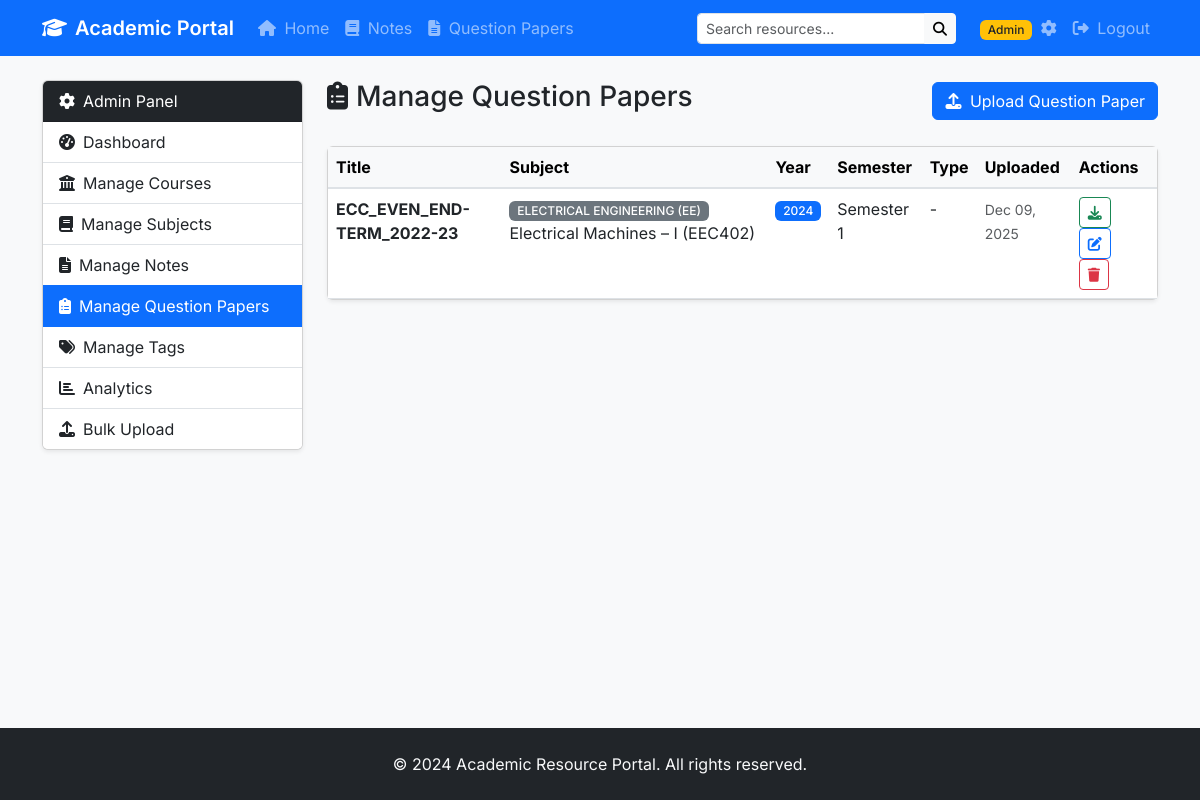
Screenshot of /admin/question-papers (signed in) with the database file from the repository.
### models.py (models this page shows, shortened)
class QuestionPaper(db.Model):
    id = db.Column(db.Integer, primary_key=True)
    title = db.Column(db.String(200), nullable=False)
    year = db.Column(db.Integer, nullable=False)
    semester = db.Column(db.Integer, nullable=False)
    exam_type = db.Column(db.String(50))
    filename = db.Column(db.String(255), nullable=False)
    original_filename = db.Column(db.String(255), nullable=False)
    file_size = db.Column(db.Integer)
    subject_id = db.Column(db.Integer, db.ForeignKey('subject.id'), nullable=False)
    uploaded_at = db.Column(db.DateTime, default=datetime.utcnow)
    download_count = db.Column(db.Integer, default=0)
    tags = db.relationship('Tag', secondary='paper_tags', backref=db.backref('papers', lazy='dynamic'))

class Course(db.Model):
    id = db.Column(db.Integer, primary_key=True)
    name = db.Column(db.String(100), unique=True, nullable=False)
    description = db.Column(db.Text)
    created_at = db.Column(db.DateTime, default=datetime.utcnow)
    subjects = db.relationship('Subject', backref='course', lazy=True, cascade='all, delete-orphan')

class Subject(db.Model):
    id = db.Column(db.Integer, primary_key=True)
    name = db.Column(db.String(100), nullable=False)
    course_id = db.Column(db.Integer, db.ForeignKey('course.id'), nullable=False)
    semester = db.Column(db.Integer, nullable=False)
    created_at = db.Column(db.DateTime, default=datetime.utcnow)
    notes = db.relationship('Note', backref='subject', lazy=True, cascade='all, delete-orphan')
    question_papers = db.relationship('QuestionPaper', backref='subject', lazy=True, cascade='all, delete-orphan')

### routes.py (the view)
@app.route('/admin/question-papers')
@login_required
def admin_question_papers():
    papers = QuestionPaper.query.join(Subject).order_by(QuestionPaper.uploaded_at.desc()).all()
    return render_template('admin/question_papers.html', papers=papers)

### routes.py (called while the page is built)
@login_manager.user_loader
def load_user(user_id):
    return Admin.query.get(int(user_id))

### templates/admin/question_papers.html (shortened to what this page needs)
{% extends "admin/base_admin.html" %}
{% block admin_content %}
<div class="d-flex justify-content-between align-items-center mb-4">
    <h3><i class="fas fa-clipboard-list me-2"></i>Manage Question Papers</h3>
    <a href="{{ url_for('admin_add_question_paper') }}" class="btn btn-primary">
        <i class="fas fa-upload me-1"></i> Upload Question Paper
    </a>
</div>
{% if papers %}
<div class="card shadow-sm">
    <div class="table-responsive">
        <table class="table table-hover mb-0">
            <thead class="table-light">
                <tr>
                    <th>Title</th>
                    <th>Subject</th>
                    <th>Year</th>
                    <th>Semester</th>
                    <th>Type</th>
                    <th>Uploaded</th>
                    <th>Actions</th>
                </tr>
            </thead>
            <tbody>
                {% for paper in papers %}
                <tr>
                    <td><strong>{{ paper.title }}</strong></td>
                    <td>
                        <span class="badge bg-secondary">{{ paper.subject.course.name }}</span>
                        {{ paper.subject.name }}
                    </td>
                    <td><span class="badge bg-primary">{{ paper.year }}</span></td>
                    <td>Semester {{ paper.semester }}</td>
                    <td>{{ paper.exam_type|capitalize if paper.exam_type else '-' }}</td>
                    <td><small class="text-muted">{{ paper.uploaded_at.strftime('%b %d, %Y') }}</small></td>
                    <td>
                        <a href="{{ url_for('download_file', filename=paper.filename) }}" class="btn btn-sm btn-outline-success me-1" download="{{ paper.original_filename }}">
                            <i class="fas fa-download"></i>
                        </a>
                        <a href="{{ url_for('admin_edit_question_paper', paper_id=paper.id) }}" class="btn btn-sm btn-outline-primary me-1">
                            <i class="fas fa-edit"></i>
                        </a>
                        <form action="{{ url_for('admin_delete_question_paper', paper_id=paper.id) }}" method="post" class="d-inline" onsubmit="return confirm('Are you sure you want to delete this question paper?')">
                            <button type="submit" class="btn btn-sm btn-outline-danger">
                                <i class="fas fa-trash"></i>
                            </button>
                        </form>
                    </td>
                </tr>
                {% endfor %}
            </tbody>
        </table>
    </div>
</div>
{% else %}
<div class="alert alert-info">
    <i class="fas fa-info-circle me-2"></i>No question papers yet. <a href="{{ url_for('admin_add_question_paper') }}">Upload your first question paper</a>.
</div>
{% endif %}
{% endblock %}

### static/css/style.css (style rules this page uses)
body { font-family: 'Inter', sans-serif; background-color: #f8f9fa; min-height: 100vh; display: flex; flex-direction: column; }
.table > thead { border-bottom: 2px solid #dee2e6; }
.badge { font-weight: 500; }

### rows the page displays
QuestionPaper: title "ECC_EVEN_END-TERM_2022-23", subject.course.name "ELECTRICAL ENGINEERING (EE)", subject.name "Electrical Machines – I (EEC402)", year "2024", semester "1", exam_type "-", uploaded_at "Dec 09, 2025"
